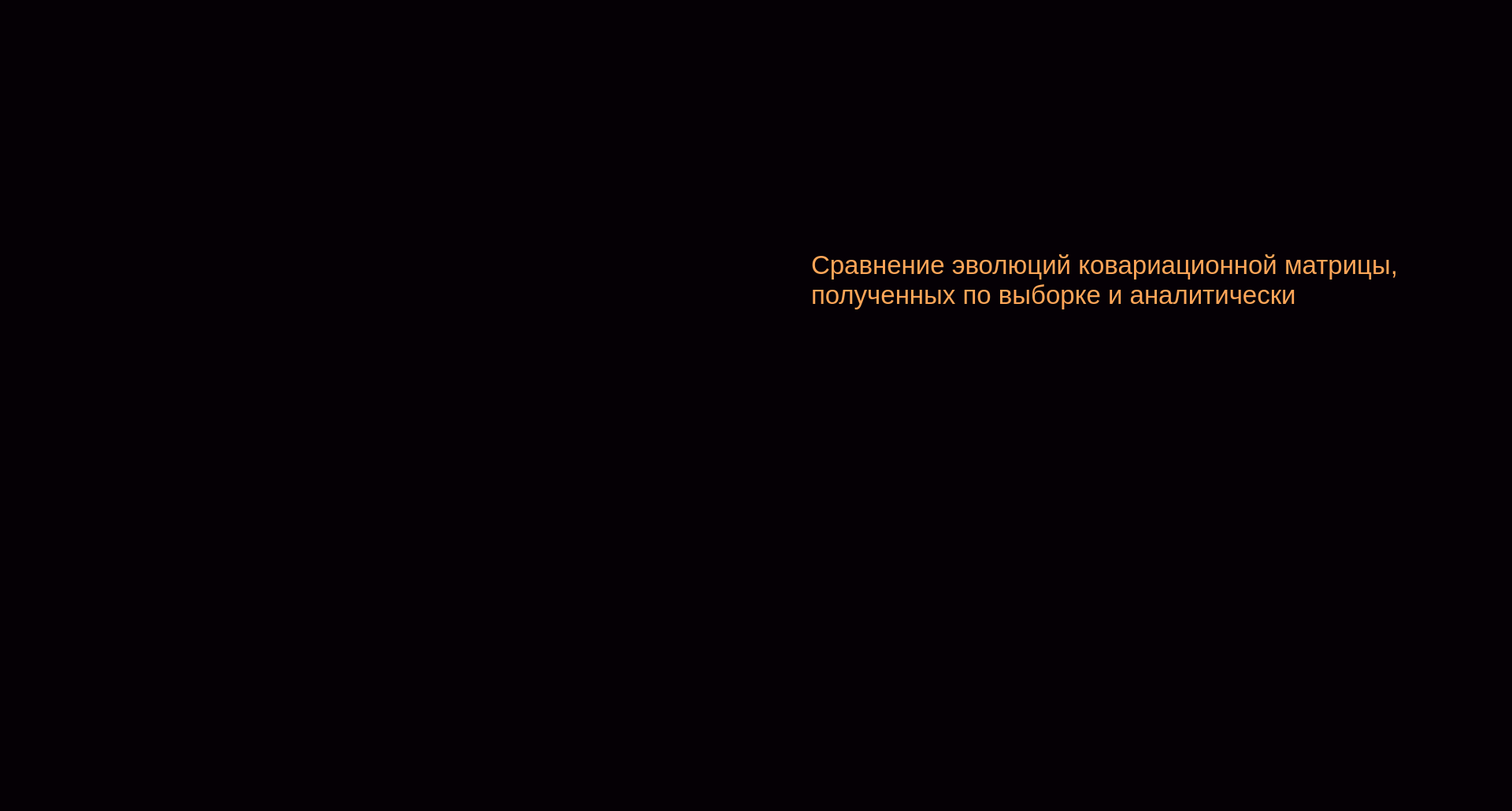
<?xml version="1.0" encoding="UTF-8"?>
<ui version="4.0">
 <class>MainWindow</class>
 <widget class="QMainWindow" name="MainWindow">
  <property name="geometry">
   <rect>
    <x>0</x>
    <y>0</y>
    <width>1920</width>
    <height>1030</height>
   </rect>
  </property>
  <property name="windowTitle">
   <string>MainWindow</string>
  </property>
  <property name="styleSheet">
   <string notr="true">background-color: rgb(5, 0, 5)</string>
  </property>
  <widget class="QWidget" name="centralwidget">
   <widget class="QLabel" name="label">
    <property name="geometry">
     <rect>
      <x>0</x>
      <y>0</y>
      <width>1911</width>
      <height>991</height>
     </rect>
    </property>
    <property name="text">
     <string/>
    </property>
   </widget>
   <widget class="QLabel" name="label_2">
    <property name="geometry">
     <rect>
      <x>1030</x>
      <y>280</y>
      <width>781</width>
      <height>151</height>
     </rect>
    </property>
    <property name="font">
     <font>
      <pointsize>25</pointsize>
     </font>
    </property>
    <property name="styleSheet">
     <string notr="true">color: rgb(255, 166, 88)</string>
    </property>
    <property name="text">
     <string>Сравнение эволюций ковариационной матрицы,
полученных по выборке и аналитически </string>
    </property>
   </widget>
  </widget>
  <widget class="QMenuBar" name="menubar">
   <property name="geometry">
    <rect>
     <x>0</x>
     <y>0</y>
     <width>1920</width>
     <height>19</height>
    </rect>
   </property>
  </widget>
  <widget class="QStatusBar" name="statusbar"/>
 </widget>
 <resources/>
 <connections/>
</ui>
